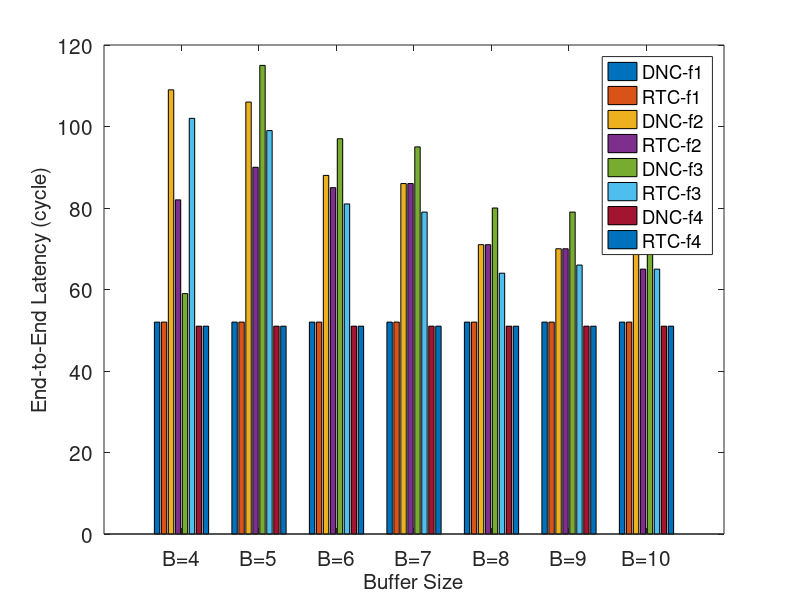

MATLAB code for this plot:

data=[
    [52 52 109 82 59 102 51 51];
    [52 52 106 90 115 99 51 51];
    [52 52 88 85 97 81 51 51];
    [52 52 86 86 95 79 51 51];
    [52 52 71 71 80 64 51 51];
    [52 52 70 70 79 66 51 51];
    [52 52 69 65 78 65 51 51];
    ];

handle=bar(data)
legend('DNC-f1','RTC-f1','DNC-f2','RTC-f2','DNC-f3','RTC-f3','DNC-f4','RTC-f4');
set(gca,'xTickLabel',{'B=4','B=5','B=6','B=7','B=8','B=9','B=10'},'FontSize',15)
xlabel('Buffer Size','FontSize',15)
ylabel('End-to-End Latency (cycle)','FontSize',15)

%legend('boxoff')